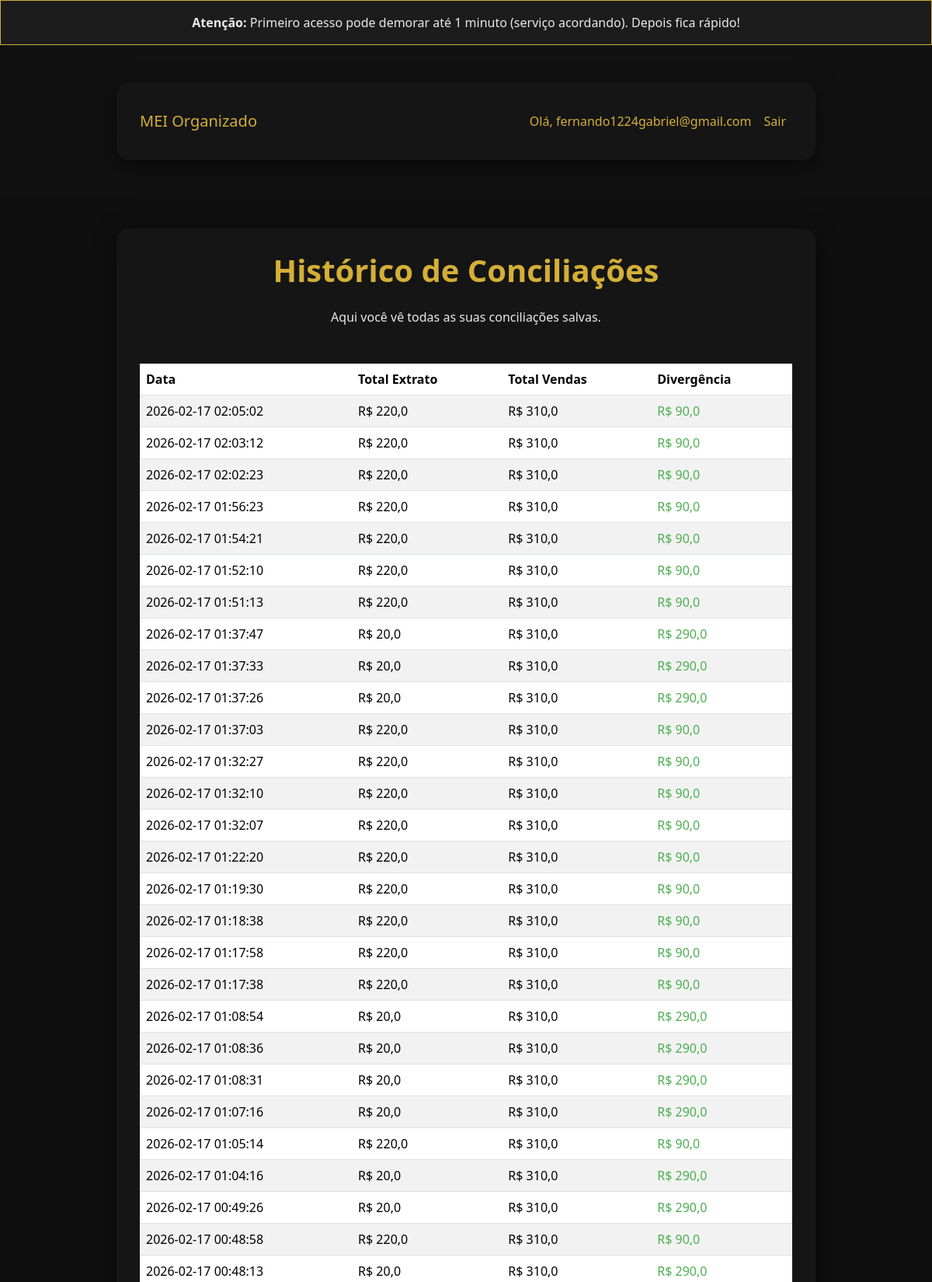
Page /historico (signed in, upper part) on the committed database.
### tables this page shows
CREATE TABLE users
             (id INTEGER PRIMARY KEY, email TEXT UNIQUE, password TEXT, is_pro INTEGER DEFAULT 0);

CREATE TABLE conciliacoes
             (id INTEGER PRIMARY KEY, user_id INTEGER, data TEXT, total_extrato REAL, total_vendas REAL, divergencia REAL);

### app.py (the view)
@app.route('/historico')
@login_required
def historico():
    c.execute("SELECT data, total_extrato, total_vendas, divergencia FROM conciliacoes WHERE user_id = ? ORDER BY id DESC", (current_user.id,))
    conciliacoes = c.fetchall()
    return render_template('historico.html', conciliacoes=conciliacoes)

### app.py (called while the page is built)
@login_manager.user_loader
def load_user(user_id):
    c.execute("SELECT id, email, is_pro FROM users WHERE id = ?", (user_id,))
    row = c.fetchone()
    if row:
        return User(row[0], row[1], row[2])
    return None

### templates/historico.html (shortened to what this page needs)
<!DOCTYPE html>
<html lang="pt-BR">
<head>
    <link href="https://cdn.jsdelivr.net/npm/bootstrap@5.3.3/dist/css/bootstrap.min.css" rel="stylesheet">
</head>
<body>
    <div class="alert alert-info text-center mb-0 rounded-0">
        <strong>Atenção:</strong> Primeiro acesso pode demorar até 1 minuto (serviço acordando). Depois fica rápido!
    </div>
    <nav class="navbar navbar-expand-lg navbar-light bg-light">
        <div class="container">
            <a class="navbar-brand" href="/">MEI Organizado</a>
            <div class="navbar-nav ms-auto">
                <span class="nav-link">Olá, {{ current_user.email }}</span>
                <a class="nav-link" href="{{ url_for('logout') }}">Sair</a>
            </div>
        </div>
    </nav>
    <div class="container">
        <h1 class="text-center mb-4">Histórico de Conciliações</h1>
        <p class="text-center mb-5">Aqui você vê todas as suas conciliações salvas.</p>
        {% if conciliacoes %}
            <table class="table table-striped table-hover">
                <thead>
                    <tr>
                        <th>Data</th>
                        <th>Total Extrato</th>
                        <th>Total Vendas</th>
                        <th>Divergência</th>
                    </tr>
                </thead>
                <tbody>
                    {% for conc in conciliacoes %}
                        <tr>
                            <td>{{ conc[0] }}</td>
                            <td>R$ {{ conc[1]|round(2)|string|replace('.', ',') }}</td>
                            <td>R$ {{ conc[2]|round(2)|string|replace('.', ',') }}</td>
                            <td {% if conc[3] >= 0 %}class="text-success"{% else %}class="text-danger"{% endif %}>
                                R$ {{ conc[3]|round(2)|string|replace('.', ',') }}
                            </td>
                        </tr>
                    {% endfor %}
                </tbody>
            </table>
        {% else %}
            <div class="alert alert-info text-center">
                Ainda não há conciliações salvas. Faça uma nova no <a href="{{ url_for('home') }}">home</a>.
            </div>
        {% endif %}
    </div>
</body>
</html>

### templates/historico.html (style rules this page uses)
body { background: #0F0F0F; font-family: system-ui, sans-serif; color: #EAEAEA; }
.container { max-width: 900px; margin: 40px auto; padding: 30px; background: #151515; border-radius: 16px; box-shadow: 0 10px 30px rgba(0,0,0,0.5); }
h1 { color: #D4AF37; font-weight: 700; }
.navbar { background: #111 !important; }
.navbar-brand, .nav-link { color: #D4AF37 !important; font-weight: 500; }
.table { margin-top: 30px; color: #EAEAEA; }
.table thead { background: #1C1C1C; color: #D4AF37; }
.table-striped tbody tr:nth-of-type(odd) { background-color: #181818; }
.alert-info { background: #1C1C1C; border: 1px solid #D4AF37; color: #EAEAEA; }
.text-success { color: #4CAF50 !important; }
a { color: #D4AF37; }

### rows in the picture
users: email "fernando1224gabriel@gmail.com"
conciliacoes: data "2026-02-17 02:05:02", total_extrato "220,0", total_vendas "310,0", divergencia "90,0"
conciliacoes: data "2026-02-17 02:03:12", total_extrato "220,0", total_vendas "310,0", divergencia "90,0"
conciliacoes: data "2026-02-17 02:02:23", total_extrato "220,0", total_vendas "310,0", divergencia "90,0"
conciliacoes: data "2026-02-17 01:56:23", total_extrato "220,0", total_vendas "310,0", divergencia "90,0"
conciliacoes: data "2026-02-17 01:54:21", total_extrato "220,0", total_vendas "310,0", divergencia "90,0"
conciliacoes: data "2026-02-17 01:52:10", total_extrato "220,0", total_vendas "310,0", divergencia "90,0"
conciliacoes: data "2026-02-17 01:51:13", total_extrato "220,0", total_vendas "310,0", divergencia "90,0"
conciliacoes: data "2026-02-17 01:37:47", total_extrato "20,0", total_vendas "310,0", divergencia "290,0"
conciliacoes: data "2026-02-17 01:37:33", total_extrato "20,0", total_vendas "310,0", divergencia "290,0"
conciliacoes: data "2026-02-17 01:37:26", total_extrato "20,0", total_vendas "310,0", divergencia "290,0"
conciliacoes: data "2026-02-17 01:37:03", total_extrato "220,0", total_vendas "310,0", divergencia "90,0"
conciliacoes: data "2026-02-17 01:32:27", total_extrato "220,0", total_vendas "310,0", divergencia "90,0"
conciliacoes: data "2026-02-17 01:32:10", total_extrato "220,0", total_vendas "310,0", divergencia "90,0"
conciliacoes: data "2026-02-17 01:32:07", total_extrato "220,0", total_vendas "310,0", divergencia "90,0"
conciliacoes: data "2026-02-17 01:22:20", total_extrato "220,0", total_vendas "310,0", divergencia "90,0"
conciliacoes: data "2026-02-17 01:19:30", total_extrato "220,0", total_vendas "310,0", divergencia "90,0"
conciliacoes: data "2026-02-17 01:18:38", total_extrato "220,0", total_vendas "310,0", divergencia "90,0"
conciliacoes: data "2026-02-17 01:17:58", total_extrato "220,0", total_vendas "310,0", divergencia "90,0"
conciliacoes: data "2026-02-17 01:17:38", total_extrato "220,0", total_vendas "310,0", divergencia "90,0"
conciliacoes: data "2026-02-17 01:08:54", total_extrato "20,0", total_vendas "310,0", divergencia "290,0"
conciliacoes: data "2026-02-17 01:08:36", total_extrato "20,0", total_vendas "310,0", divergencia "290,0"
conciliacoes: data "2026-02-17 01:08:31", total_extrato "20,0", total_vendas "310,0", divergencia "290,0"
conciliacoes: data "2026-02-17 01:07:16", total_extrato "20,0", total_vendas "310,0", divergencia "290,0"
conciliacoes: data "2026-02-17 01:05:14", total_extrato "220,0", total_vendas "310,0", divergencia "90,0"
conciliacoes: data "2026-02-17 01:04:16", total_extrato "20,0", total_vendas "310,0", divergencia "290,0"
conciliacoes: data "2026-02-17 00:49:26", total_extrato "20,0", total_vendas "310,0", divergencia "290,0"
conciliacoes: data "2026-02-17 00:48:58", total_extrato "220,0", total_vendas "310,0", divergencia "90,0"
conciliacoes: data "2026-02-17 00:48:13", total_extrato "20,0", total_vendas "310,0", divergencia "290,0"
